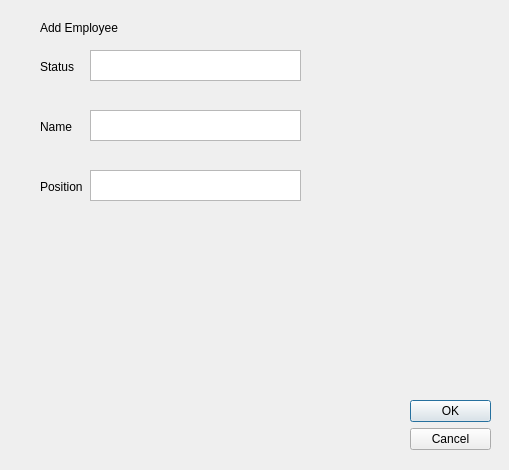
<?xml version="1.0" encoding="UTF-8"?>
<ui version="4.0">
 <class>Dialog</class>
 <widget class="QDialog" name="Dialog">
  <property name="geometry">
   <rect>
    <x>0</x>
    <y>0</y>
    <width>509</width>
    <height>470</height>
   </rect>
  </property>
  <property name="windowTitle">
   <string>Dialog</string>
  </property>
  <widget class="QDialogButtonBox" name="buttonBox">
   <property name="geometry">
    <rect>
     <x>410</x>
     <y>400</y>
     <width>81</width>
     <height>51</height>
    </rect>
   </property>
   <property name="orientation">
    <enum>Qt::Vertical</enum>
   </property>
   <property name="standardButtons">
    <set>QDialogButtonBox::Cancel|QDialogButtonBox::Ok</set>
   </property>
  </widget>
  <widget class="QTextEdit" name="textEdit">
   <property name="geometry">
    <rect>
     <x>90</x>
     <y>50</y>
     <width>211</width>
     <height>31</height>
    </rect>
   </property>
  </widget>
  <widget class="QLabel" name="label_4">
   <property name="geometry">
    <rect>
     <x>40</x>
     <y>60</y>
     <width>47</width>
     <height>13</height>
    </rect>
   </property>
   <property name="text">
    <string>Status</string>
   </property>
  </widget>
  <widget class="QLabel" name="label_3">
   <property name="geometry">
    <rect>
     <x>40</x>
     <y>120</y>
     <width>47</width>
     <height>13</height>
    </rect>
   </property>
   <property name="text">
    <string>Name</string>
   </property>
  </widget>
  <widget class="QTextEdit" name="textEdit_2">
   <property name="geometry">
    <rect>
     <x>90</x>
     <y>110</y>
     <width>211</width>
     <height>31</height>
    </rect>
   </property>
  </widget>
  <widget class="QLabel" name="label_5">
   <property name="geometry">
    <rect>
     <x>40</x>
     <y>180</y>
     <width>47</width>
     <height>13</height>
    </rect>
   </property>
   <property name="text">
    <string>Position</string>
   </property>
  </widget>
  <widget class="QTextEdit" name="textEdit_3">
   <property name="geometry">
    <rect>
     <x>90</x>
     <y>170</y>
     <width>211</width>
     <height>31</height>
    </rect>
   </property>
  </widget>
  <widget class="QLabel" name="label">
   <property name="geometry">
    <rect>
     <x>40</x>
     <y>20</y>
     <width>111</width>
     <height>16</height>
    </rect>
   </property>
   <property name="text">
    <string>Add Employee</string>
   </property>
  </widget>
 </widget>
 <resources/>
 <connections/>
</ui>
